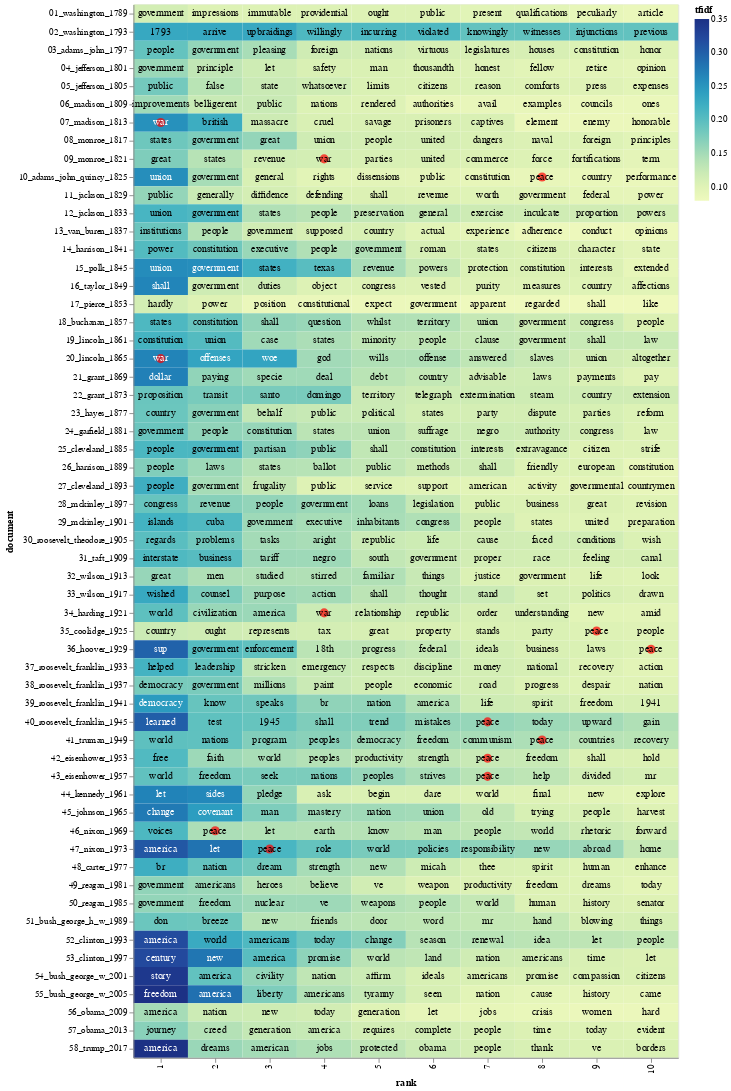

Notebook cell for this chart:
### Markdown cell above
Let's make a heatmap that shows the highest TF-IDF scoring words for each president, and let's put a red dot next to two terms of interest: "war" and "peace":

The code below was contributed by [Eric Monson](https://github.com/emonson). Thanks, Eric!

### Code cell
import altair as alt
import numpy as np

# Terms in this list will get a red dot in the visualization
term_list = ['war', 'peace']

# adding a little randomness to break ties in term ranking
top_tfidf_plusRand = top_tfidf.copy()
top_tfidf_plusRand['tfidf'] = top_tfidf_plusRand['tfidf'] + np.random.rand(top_tfidf.shape[0])*0.0001

# base for all visualizations, with rank calculation
base = alt.Chart(top_tfidf_plusRand).encode(
    x = 'rank:O',
    y = 'document:N'
).transform_window(
    rank = "rank()",
    sort = [alt.SortField("tfidf", order="descending")],
    groupby = ["document"],
)

# heatmap specification
heatmap = base.mark_rect().encode(
    color = 'tfidf:Q'
)

# red circle over terms in above list
circle = base.mark_circle(size=100).encode(
    color = alt.condition(
        alt.FieldOneOfPredicate(field='term', oneOf=term_list),
        alt.value('red'),
        alt.value('#FFFFFF00')
    )
)

# text labels, white for darker heatmap colors
text = base.mark_text(baseline='middle').encode(
    text = 'term:N',
    color = alt.condition(alt.datum.tfidf >= 0.23, alt.value('white'), alt.value('black'))
)

# display the three superimposed visualizations
(heatmap + circle + text).properties(width = 600)

### Figure 1 — Vega-Lite specification as saved in the notebook (floating-point values rounded to 4 significant figures; data arrays with more than 128 entries replaced by an {"elided": "..."} marker saying what was removed)
{"config": {"view": {"continuousWidth": 400, "continuousHeight": 300}}, "layer": [{"mark": "rect", "encoding": {"color": {"field": "tfidf", "type": "quantitative"}, "x": {"field": "rank", "type": "ordinal"}, "y": {"field": "document", "type": "nominal"}}, "transform": [{"window": [{"op": "rank", "field": "", "as": "rank"}], "groupby": ["document"], "sort": [{"field": "tfidf", "order": "descending"}]}]}, {"mark": {"type": "circle", "size": 100}, "encoding": {"color": {"condition": {"value": "red", "test": {"field": "term", "oneOf": ["war", "peace"]}}, "value": "#FFFFFF00"}, "x": {"field": "rank", "type": "ordinal"}, "y": {"field": "document", "type": "nominal"}}, "transform": [{"window": [{"op": "rank", "field": "", "as": "rank"}], "groupby": ["document"], "sort": [{"field": "tfidf", "order": "descending"}]}]}, {"mark": {"type": "text", "baseline": "middle"}, "encoding": {"color": {"condition": {"value": "white", "test": "(datum.tfidf >= 0.23)"}, "value": "black"}, "text": {"field": "term", "type": "nominal"}, "x": {"field": "rank", "type": "ordinal"}, "y": {"field": "document", "type": "nominal"}}, "transform": [{"window": [{"op": "rank", "field": "", "as": "rank"}], "groupby": ["document"], "sort": [{"field": "tfidf", "order": "descending"}]}]}], "data": {"name": "data-f93f14f22be0595d696977a4e5daad94"}, "width": 600, "$schema": "https://vega.github.io/schema/vega-lite/v4.17.0.json", "datasets": {"data-f93f14f22be0595d696977a4e5daad94": {"elided": "580 records"}}}
